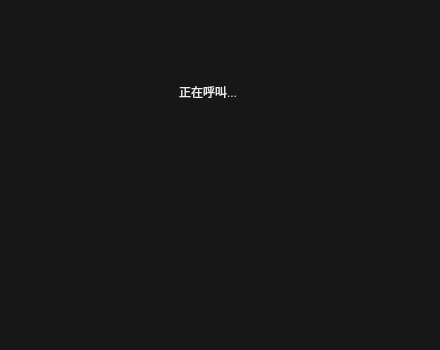
<?xml version="1.0" encoding="UTF-8"?>
<ui version="4.0">
 <class>Form_CALL</class>
 <widget class="QWidget" name="Form_CALL">
  <property name="geometry">
   <rect>
    <x>0</x>
    <y>0</y>
    <width>440</width>
    <height>350</height>
   </rect>
  </property>
  <property name="minimumSize">
   <size>
    <width>440</width>
    <height>350</height>
   </size>
  </property>
  <property name="maximumSize">
   <size>
    <width>440</width>
    <height>350</height>
   </size>
  </property>
  <property name="font">
   <font>
    <pointsize>16</pointsize>
   </font>
  </property>
  <property name="windowTitle">
   <string>Form</string>
  </property>
  <widget class="QWidget" name="widget" native="true">
   <property name="geometry">
    <rect>
     <x>0</x>
     <y>0</y>
     <width>440</width>
     <height>350</height>
    </rect>
   </property>
   <property name="minimumSize">
    <size>
     <width>440</width>
     <height>350</height>
    </size>
   </property>
   <property name="maximumSize">
    <size>
     <width>440</width>
     <height>350</height>
    </size>
   </property>
   <property name="styleSheet">
    <string notr="true">#widget{
background-color: rgba(0, 0, 0, 230); 
}</string>
   </property>
   <widget class="QPushButton" name="btnstop">
    <property name="geometry">
     <rect>
      <x>150</x>
      <y>110</y>
      <width>120</width>
      <height>120</height>
     </rect>
    </property>
    <property name="minimumSize">
     <size>
      <width>120</width>
      <height>120</height>
     </size>
    </property>
    <property name="maximumSize">
     <size>
      <width>120</width>
      <height>120</height>
     </size>
    </property>
    <property name="styleSheet">
     <string notr="true">QPushButton {
    border: none;
    background: transparent;
    border-radius: 20px; /* 圆角半径，根据需要调整 */
    background-image: url(:/pics/calloff.png);
    background-repeat: no-repeat;
    background-position: center;
}
</string>
    </property>
    <property name="text">
     <string/>
    </property>
   </widget>
   <widget class="QLabel" name="label">
    <property name="geometry">
     <rect>
      <x>80</x>
      <y>60</y>
      <width>256</width>
      <height>64</height>
     </rect>
    </property>
    <property name="minimumSize">
     <size>
      <width>256</width>
      <height>64</height>
     </size>
    </property>
    <property name="maximumSize">
     <size>
      <width>255</width>
      <height>64</height>
     </size>
    </property>
    <property name="font">
     <font>
      <pointsize>9</pointsize>
     </font>
    </property>
    <property name="styleSheet">
     <string notr="true">color: rgb(238, 238, 236);</string>
    </property>
    <property name="text">
     <string>正在呼叫...</string>
    </property>
    <property name="alignment">
     <set>Qt::AlignCenter</set>
    </property>
   </widget>
  </widget>
 </widget>
 <resources/>
 <connections/>
</ui>
